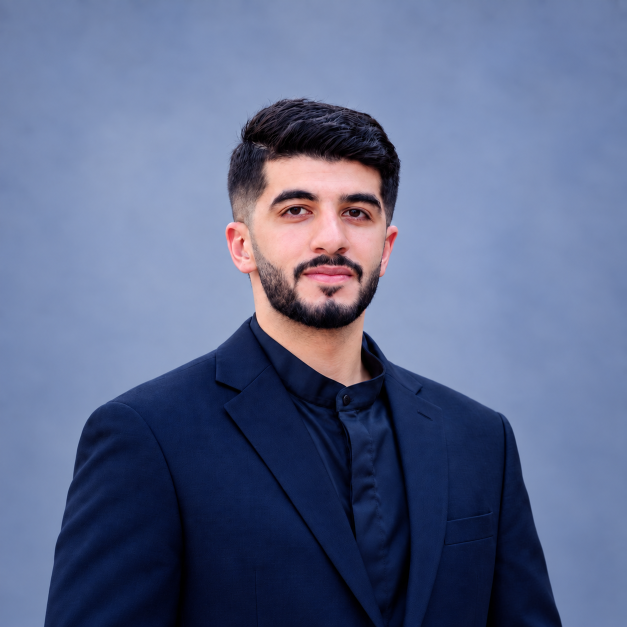
#> input picture docs/design/assets/abed-portrait-source.png, 1254 x 1254 px (shown at 1/2 size)
$ python make-portrait-dots.py
#> lines starting #> are read from the running program, lines starting #| are printed output that depends on the picture; after the words box and inside, x2 and y2 are one past the last pixel; in counts of white or black regions, pixels touching at a corner belong together
"""Builds portrait-dots.json and portrait-fallback.png from abed-portrait-source.png.

One-time asset generator, not part of the site build. Needs Python 3 with numpy, scipy, Pillow.
Run from this folder: python3 make-portrait-dots.py
"""
import json

import numpy as np
from PIL import Image, ImageDraw, ImageFilter
from scipy import ndimage

SRC = 'abed-portrait-source.png'
X0, Y0, S = 175, 130, 900  # square crop of the 1254 x 1254 source: head and shoulders
N = 110  # dot grid is N x N

im = Image.open(SRC).convert('RGB')
#> im is the input picture: PIL image 1254x1254 RGB; mean R, G, B 93.6, 105.1, 139.7
a = np.asarray(im).astype(float)
R, B = a[..., 0], a[..., 2]
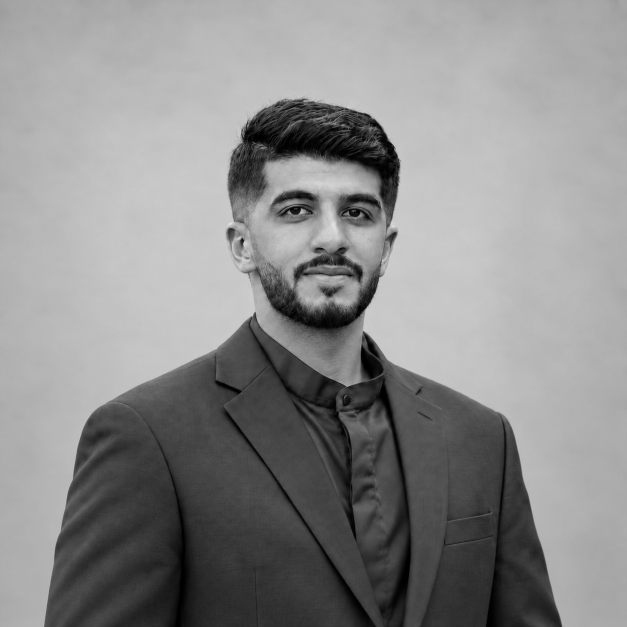
#> B: shape (1254, 1254) float64 (shown at 1/2 size); min 0, max 239, mean 139.7

# Background mask: the blue-grey studio wall, connected to the image border.
bg = (B > 125) & (B - R > 28)
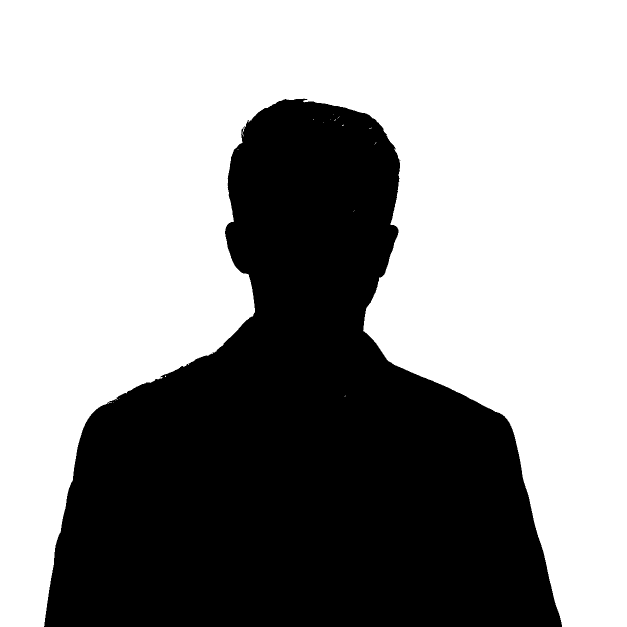
#> bg: shape (1254, 1254) bool (shown at 1/2 size); 60.7% white; 1 black region, box (x1, y1, x2, y2) and area: (88, 197, 1124, 1254) 618591
lab, _ = ndimage.label(bg)
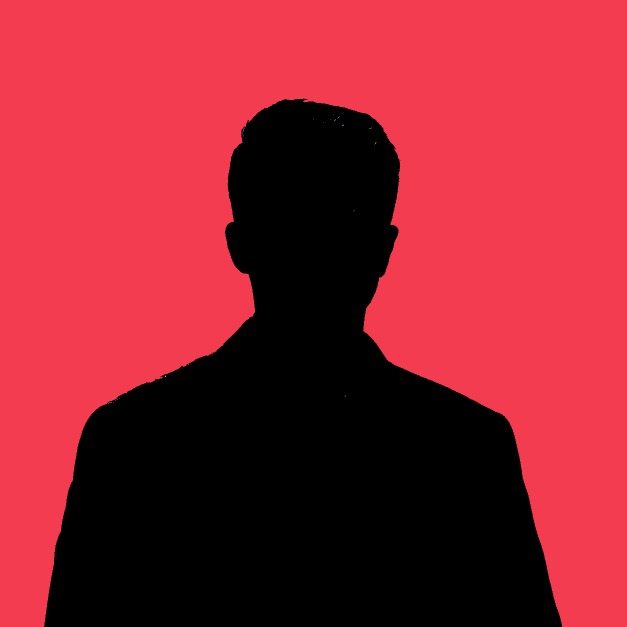
#> lab: shape (1254, 1254) int32 (shown at 1/2 size); 36 distinct labels, from 0 to 35; one colour per label, 0 black
border = set(np.unique(np.concatenate([lab[0], lab[-1], lab[:, 0], lab[:, -1]]))) - {0}
#> border = 1 item
fg = ~np.isin(lab, list(border))
#> fg: shape (1254, 1254) bool; 39.3% white; 1 white region, box (x1, y1, x2, y2) and area: (88, 197, 1124, 1254) 618678
fg = ndimage.binary_opening(fg, iterations=2)
#> fg: shape (1254, 1254) bool; 39.3% white; 1 white region, box (x1, y1, x2, y2) and area: (89, 198, 1124, 1254) 618599
lab2, n2 = ndimage.label(fg)
#> n2 = 1
sizes = ndimage.sum(fg, lab2, range(1, n2 + 1))
#> sizes = [618599]
fg = ndimage.binary_fill_holes(lab2 == (np.argmax(sizes) + 1))

crop = im.crop((X0, Y0, X0 + S, Y0 + S)).convert('L')
crop = crop.filter(ImageFilter.UnsharpMask(radius=6, percent=160, threshold=2))
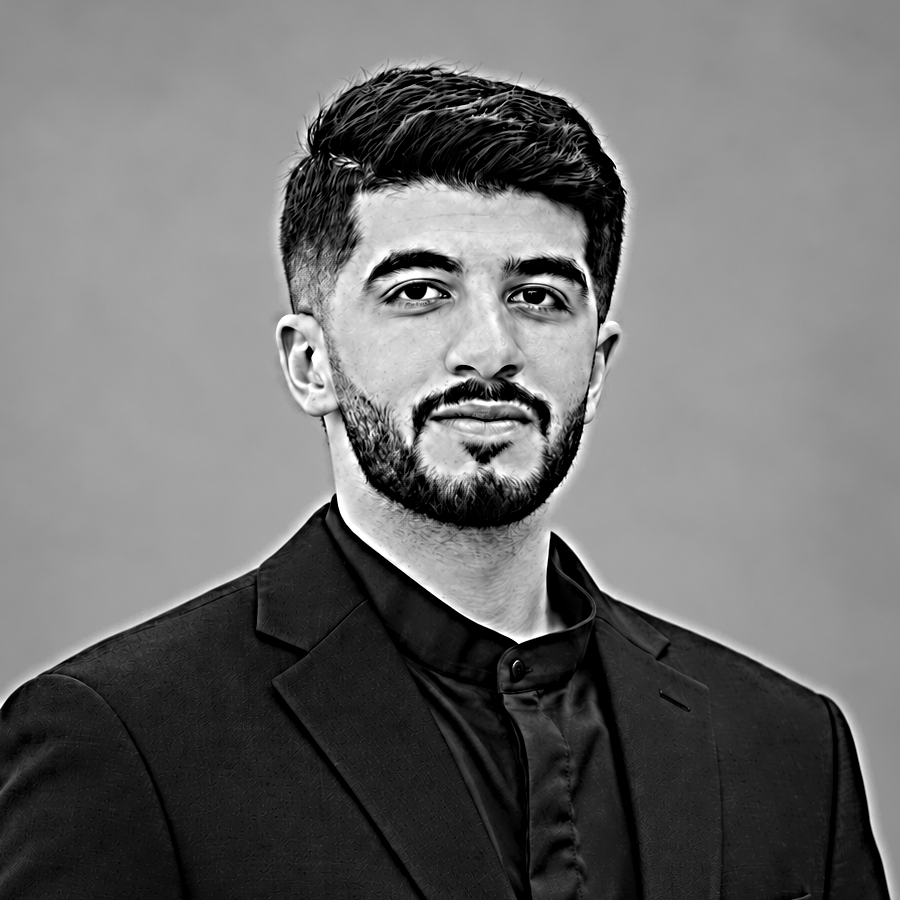
#> crop: PIL image 900x900 L; min 0, max 255, mean 110.3
L = np.clip((np.asarray(crop).astype(float) - 20) / (230 - 20), 0, 1)
m = fg[Y0:Y0 + S, X0:X0 + S].astype(float)
#> m: shape (900, 900) float64; values 0 (black) and 1 (white), 48.4% white; 1 white region, box (x1, y1, x2, y2) and area: (0, 68, 890, 900) 391930


def box(arr):
    img = Image.fromarray((np.clip(arr, 0, 1) * 255).astype(np.uint8))
    return np.asarray(img.resize((N, N), Image.BOX)).astype(float) / 255


Lg, mg = box(L * m), box(m)
Ln = np.where(mg > 0.01, Lg / np.maximum(mg, 1e-3), 0)
v = mg * (0.07 + 0.93 * np.power(Ln, 1.7))  # dot strength 0..1
v[mg < 0.3] = 0
#> v: shape (110, 110) float64; min 0, max 0.994, mean 0.101
ys, xs = np.mgrid[0:N, 0:N]
u, w = (xs + 0.5) / N, (ys + 0.5) / N
fade = np.clip(1 - np.clip((w - 0.78) / 0.22, 0, 1) * 0.75, 0, 1)  # fade the suit toward the bottom
v = v * fade

# Depth for the head-turn parallax: a head ellipse, a neck band, flat shoulders.
head = np.sqrt(np.clip(1 - (((u - 0.5) / 0.2) ** 2 + ((w - 0.333) / 0.27) ** 2), 0, 1))
neck = np.where((np.abs(u - 0.5) < 0.09) & (w > 0.55) & (w < 0.72), 0.3, 0)
d = np.maximum.reduce([head, neck, np.full_like(head, 0.12)]) * (mg > 0.3)
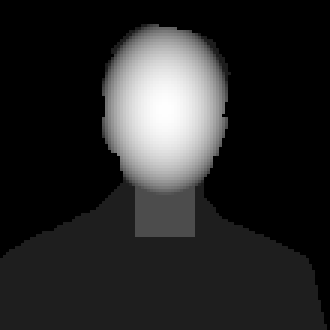
#> d: shape (110, 110) float64 (shown 3 times larger); min 0, max 1, mean 0.155

# Eye centres measured on the source photo (pixels 594,422 and 711,427).
eyes = [
    {'x': round((594 - X0) / S, 4), 'y': round((422 - Y0) / S, 4), 'rx': 0.0345, 'ry': 0.0115, 'ir': 0.0135},
    {'x': round((711 - X0) / S, 4), 'y': round((427 - Y0) / S, 4), 'rx': 0.032, 'ry': 0.0115, 'ir': 0.0135},
]
data = {
    'n': N,
    'v': [int(round(x)) for x in (v * 255).flatten()],
    'd': [int(round(x)) for x in (d * 255).flatten()],
    'eyes': eyes,
}
with open('portrait-dots.json', 'w') as f:
    json.dump(data, f, separators=(',', ':'))

# Still fallback: same dots, natural eyes looking straight ahead, transparent background.
P = 920
DOT, SCLERA, BG = (243, 238, 231, 255), (207, 200, 191, 255), (26, 24, 22, 255)
img = Image.new('RGBA', (P, P), (0, 0, 0, 0))
#> img: PIL image 920x920 RGBA; every value is 0
dr = ImageDraw.Draw(img)
st = P / N
nat = [dict(e, rx=e['rx'] * 0.84, ry=0.0085, ir=0.0105) for e in eyes]
for j in range(N):
    for i in range(N):
        val = v[j, i]
        if val <= 0.03:
            continue
        if any(((u[j, i] - e['x']) / (e['rx'] * 1.08)) ** 2 + ((w[j, i] - e['y']) / (e['ry'] * 1.25)) ** 2 < 1 for e in nat):
            continue
        r = st * 0.52 * val ** 0.75
        cx, cy = (i + 0.5) * st, (j + 0.5) * st
        dr.ellipse([cx - r, cy - r, cx + r, cy + r], fill=DOT)
for e in nat:
    cx, cy, rx, ry = e['x'] * P, e['y'] * P, e['rx'] * P, e['ry'] * P
    mask = Image.new('L', (P, P), 0)
    ImageDraw.Draw(mask).ellipse([cx - rx, cy - ry, cx + rx, cy + ry], fill=255)
    layer = Image.new('RGBA', (P, P), BG)
    ld = ImageDraw.Draw(layer)
    f = ry * 0.5
    yy = cy - ry
    while yy <= cy + ry:
        xx = cx - rx
        while xx <= cx + rx:
            dd = ((xx - cx) / rx) ** 2 + ((yy - cy) / ry) ** 2
            if dd <= 1:
                rr = f * 0.55 * (1 - 0.5 * dd)
                ld.ellipse([xx - rr, yy - rr, xx + rr, yy + rr], fill=SCLERA)
            xx += f
        yy += f
    pr = e['ir'] * P
    ld.ellipse([cx - pr, cy - pr, cx + pr, cy + pr], fill=BG)
    cr = max(0.8, pr * 0.14)
    ld.ellipse([cx - pr * 0.45 - cr, cy - pr * 0.4 - cr, cx - pr * 0.45 + cr, cy - pr * 0.4 + cr], fill=DOT)
    img.paste(layer, (0, 0), mask)
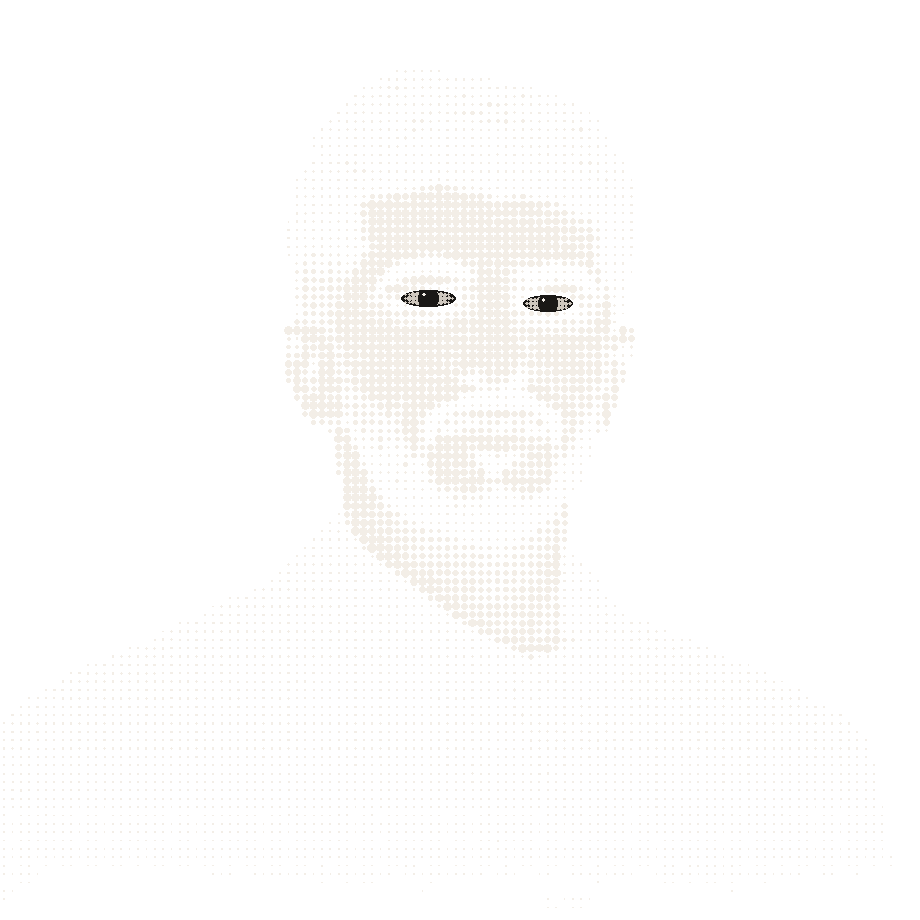
#> img: PIL image 920x920 RGBA; mean R, G, B, A 20.6, 20.2, 19.6, 21.9; transparent parts drawn white
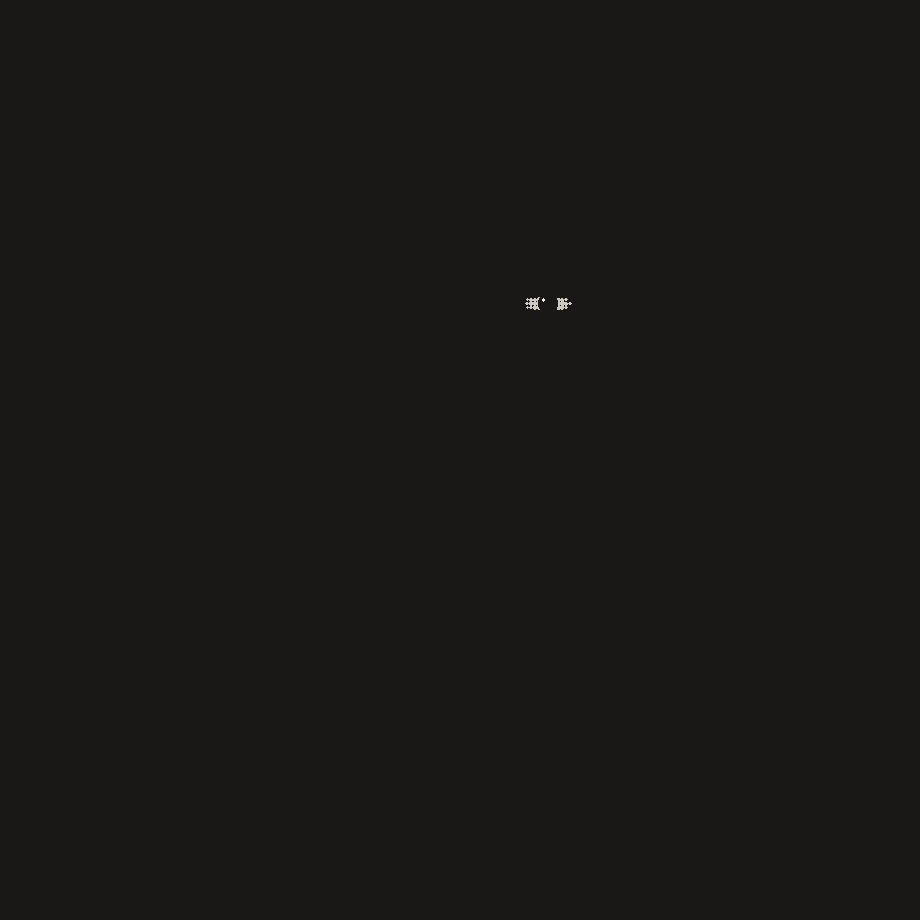
#> layer: PIL image 920x920 RGBA; mean R, G, B, A 26, 24, 22, 255
#> mask: PIL image 920x920 L; 0.08% white; 1 white region, box (x1, y1, x2, y2) and area: (523, 295, 573, 312) 666
img.save('portrait-fallback.png', optimize=True)
print('portrait-dots.json and portrait-fallback.png written')
